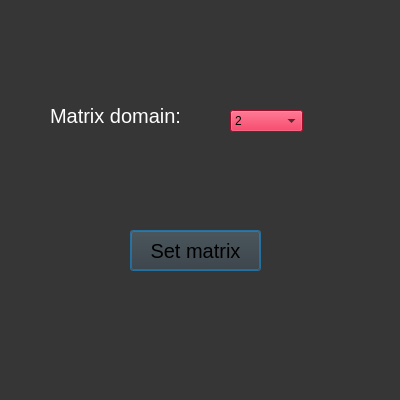
<?xml version="1.0" encoding="UTF-8"?>
<ui version="4.0">
 <class>Dialog</class>
 <widget class="QDialog" name="Dialog">
  <property name="geometry">
   <rect>
    <x>0</x>
    <y>0</y>
    <width>400</width>
    <height>400</height>
   </rect>
  </property>
  <property name="windowTitle">
   <string>Dialog</string>
  </property>
  <property name="styleSheet">
   <string notr="true">background-color: rgb(54, 54, 54);</string>
  </property>
  <widget class="QLabel" name="selectDomainLabel">
   <property name="geometry">
    <rect>
     <x>50</x>
     <y>100</y>
     <width>171</width>
     <height>31</height>
    </rect>
   </property>
   <property name="styleSheet">
    <string notr="true">font-size:15pt;
color: rgb(255, 255, 255);</string>
   </property>
   <property name="text">
    <string>Matrix domain:</string>
   </property>
  </widget>
  <widget class="QComboBox" name="selectDomainBox">
   <property name="geometry">
    <rect>
     <x>230</x>
     <y>110</y>
     <width>73</width>
     <height>22</height>
    </rect>
   </property>
   <property name="styleSheet">
    <string notr="true">
background-color: #dc143c;</string>
   </property>
   <item>
    <property name="text">
     <string>2</string>
    </property>
   </item>
   <item>
    <property name="text">
     <string>3</string>
    </property>
   </item>
   <item>
    <property name="text">
     <string>4</string>
    </property>
   </item>
   <item>
    <property name="text">
     <string>5</string>
    </property>
   </item>
   <item>
    <property name="text">
     <string>6</string>
    </property>
   </item>
   <item>
    <property name="text">
     <string>7</string>
    </property>
   </item>
   <item>
    <property name="text">
     <string>8</string>
    </property>
   </item>
   <item>
    <property name="text">
     <string>9</string>
    </property>
   </item>
   <item>
    <property name="text">
     <string>10</string>
    </property>
   </item>
  </widget>
  <widget class="QPushButton" name="setMatrixButton">
   <property name="geometry">
    <rect>
     <x>130</x>
     <y>230</y>
     <width>131</width>
     <height>41</height>
    </rect>
   </property>
   <property name="styleSheet">
    <string notr="true">font-size:15pt;
background-color: &quot;crimson&quot;;
color: black;
</string>
   </property>
   <property name="text">
    <string>Set matrix</string>
   </property>
  </widget>
 </widget>
 <resources/>
 <connections/>
</ui>
